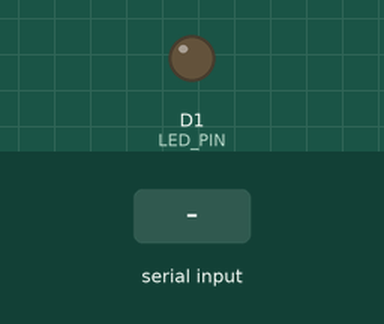
This sketch was run on a simulated ESP8266 (NodeMCU). Shown: output pins drawn as LEDs (lit = HIGH). The test bench sets the inputs (shaded band). WiFi joins after 1.5 s; servers stay silent unless stated; no MQTT or app messages arrive unless stated; what the sketch prints to the serial monitor is not drawn.

Above: at 2.7 s.
2.8 s: "1" received over Serial
At 3.3 s:
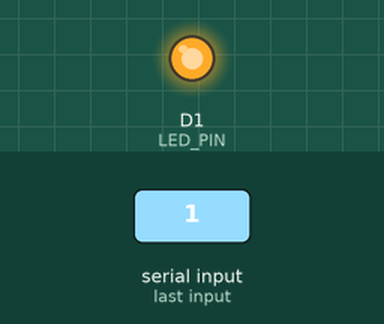
4.3 s: "0" received over Serial
At 5.7 s:
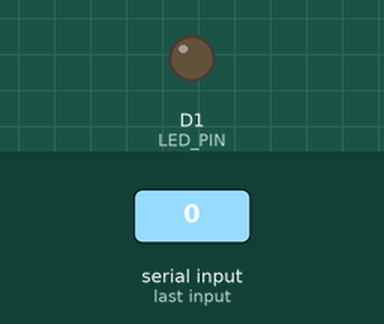
Timing chart, 0 to 7.3 s (numbered marks = the images above; inputs shaded):
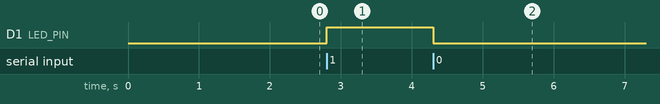

Measured:
- after the input at 2.8 s, D1 (LED_PIN): LOW → HIGH at once
- after the input at 4.3 s, D1 (LED_PIN): HIGH → LOW at once

The sketch:

MQTT_wifi.ino
```cpp
#include <ESP8266WiFi.h>
#include <PubSubClient.h>

#define LED_PIN D1

const char* ssid = "ifmachado";
const char* password = "";
const char* mqtt_server = "broker.hivemq.com";

WiFiClient espClient;
PubSubClient client(espClient);

void setup_wifi() {
  delay(10);
  Serial.println();
  Serial.print("Conectando ao WiFi...");


  WiFi.begin(ssid, password);


  while (WiFi.status() != WL_CONNECTED) {
    delay(500);
    Serial.print(".");
  }


  Serial.println("\nWiFi conectado!");
}


void reconnect() {
  String clientId = "ESP8266-" + String(ESP.getChipId());
  while (!client.connected()) {
    Serial.print("Conectando ao MQTT...");
    if (client.connect(clientId.c_str())) {
      Serial.println("conectado!");
    } else {
      Serial.print("falhou, rc=");
      Serial.print(client.state());
      delay(2000);
    }
  }
}

void setup(){
  Serial.begin(9600);
  pinMode(LED_PIN, OUTPUT);
  setup_wifi();
  client.setServer(mqtt_server, 1883);
  client.publish("ifsuldeminas/Iago/ledstatus", "ON"); //TODO
}

void loop(){
  if (!client.connected()) {
reconnect();
}
client.loop();

if (Serial.available() > 0) {
    char comando = Serial.read();
    if (comando == '1') {
      digitalWrite(LED_PIN, HIGH);// TODO
      Serial.println("ACESSO!");// TODO
    }
    else if (comando == '0') {
      digitalWrite(LED_PIN, LOW);// TODO
      Serial.println("APAGADO!");// TODO    }
  }
  }
}
```
